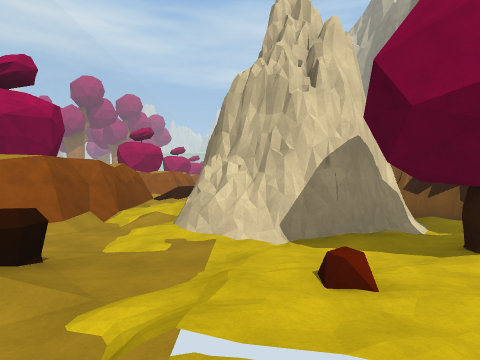
[1] (above)

24 first-person views from a walk through a 3-D level made in the Unity game engine. The camera is 1.2 m above the floor, looks level and sees 75° across. The floor is counted in squares, 2 m on a side. Each view is taken from the middle of a square. On the plan, view 1 faces up. The plan holds only what a view shows up to about 9 squares ahead; the rest is blank. The place goes on beyond the plan. The player character is not drawn. Some animated figures are left out. Surface patterns are stand-ins for the level's own textures.

[2]
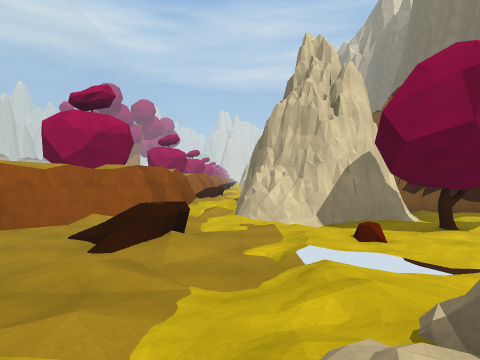

[3]
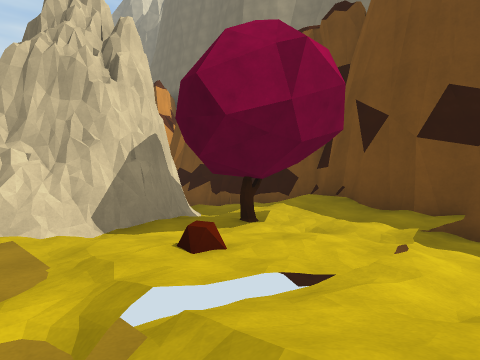

[4]
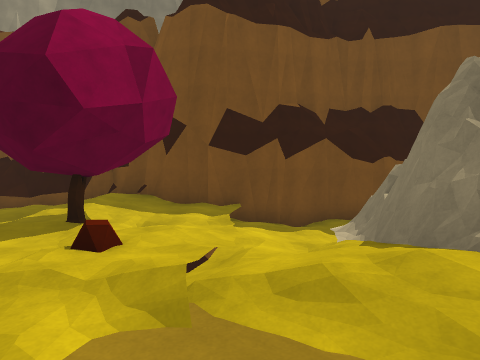

[5]
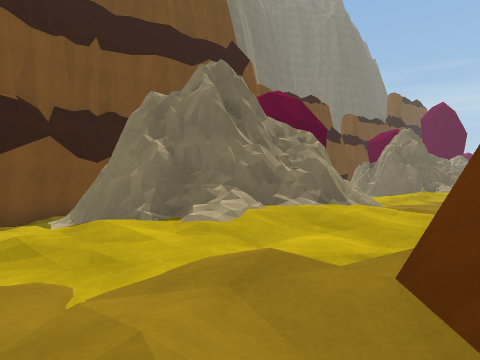

[6]
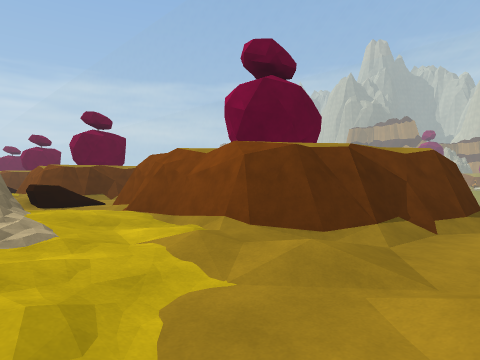

[7]
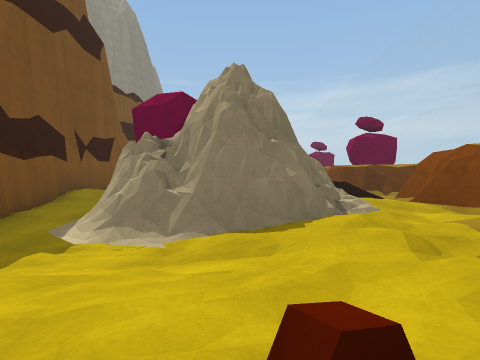

[8]
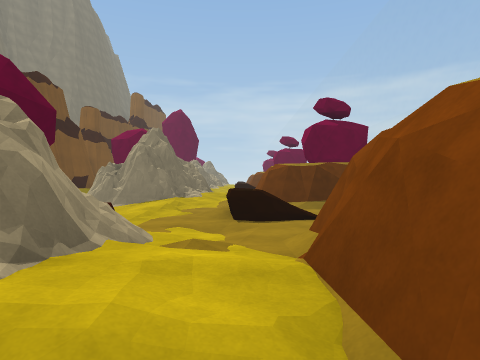

[9]
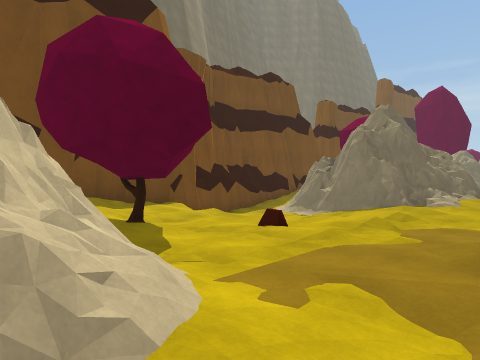

[10]
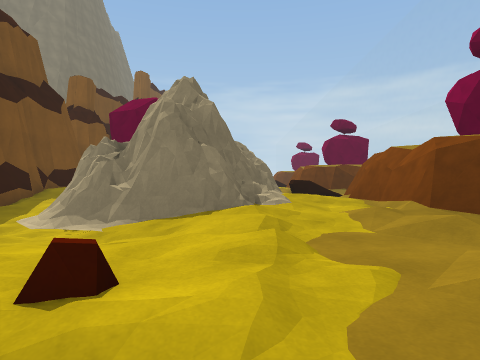

[11]
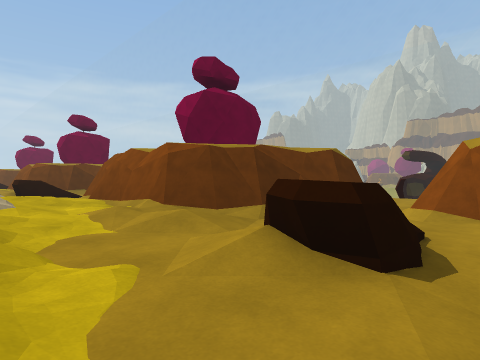

[12]
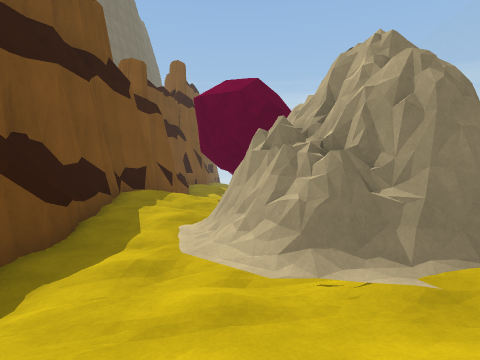

[13]
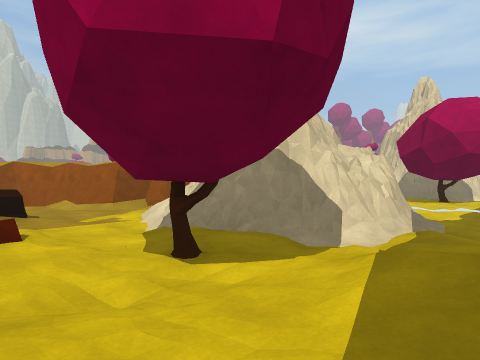

[14]
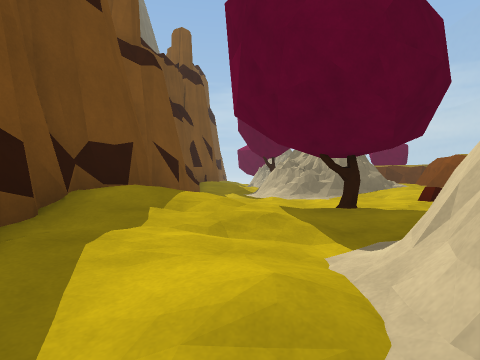

[15]
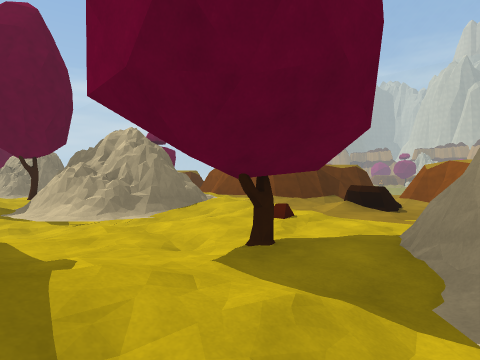

[16]
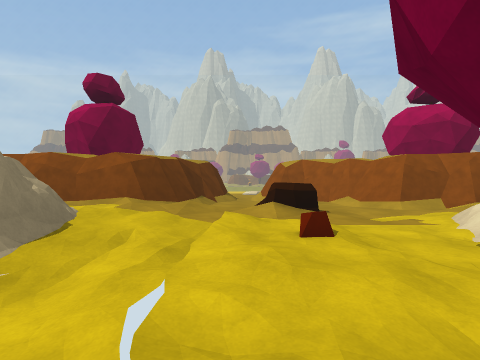

[17]
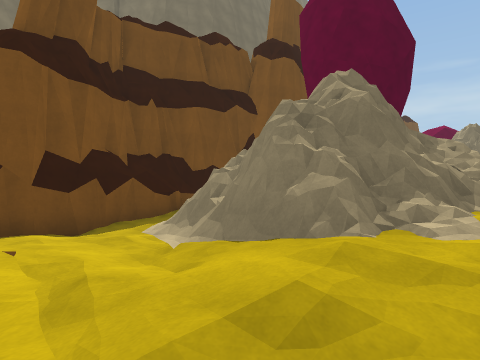

[18]
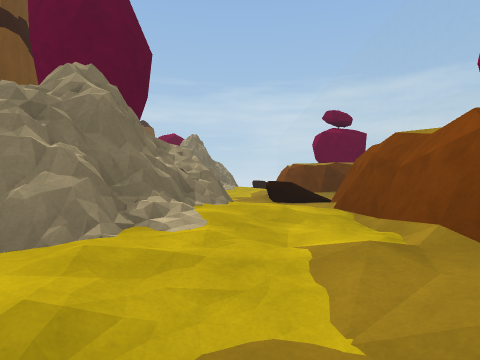

[19]
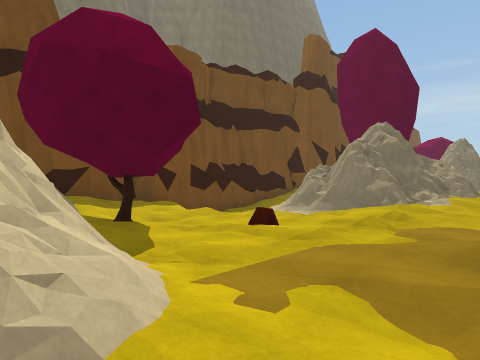

[20]
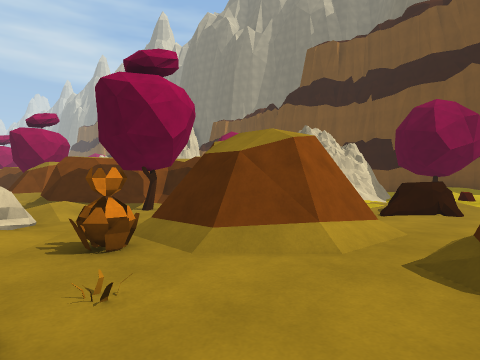

[21]
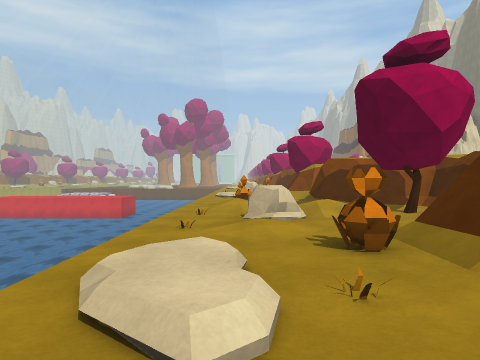

[22]
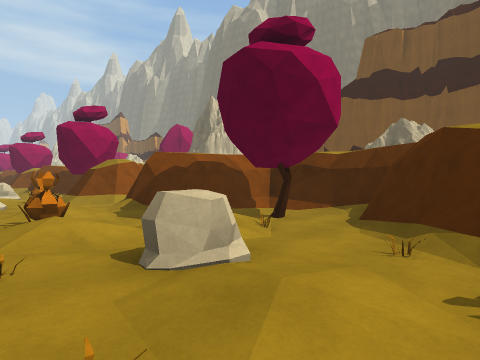

[23]
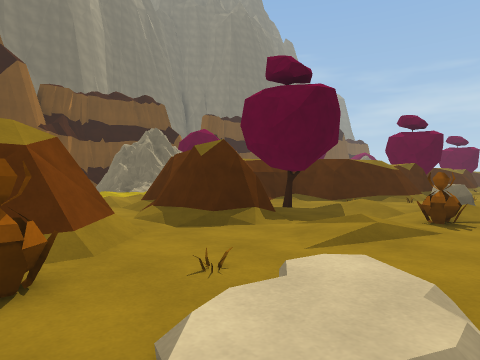

[24]
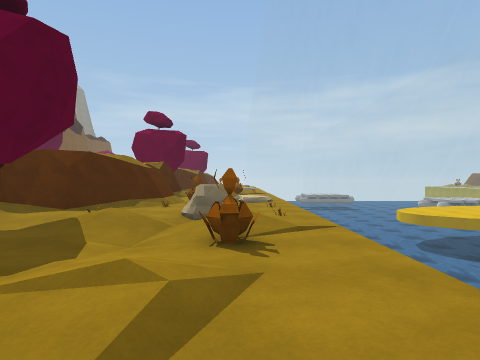

### Floor plan
Key: @ floor where view 1 was taken; # wall or solid block; . main floor; : floor 0.25 m higher than the main floor; - floor 0.25 m lower than the main floor; + floor 0.5 m higher than the main floor; _ floor 0.5 m lower than the main floor; * floor 0.75 m higher than the main floor; < floor 0.75 m lower than the main floor; / step, stairs or slope; = window, fence, low wall or low ledge; ≈ water the walk keeps out of; L log; R rock; P plant; O other object.
Columns run from 13 left of view 1 to 6 right of it. Each row starts with its distance up from view 1.
  9           #:       #
  8           #:       #
  7           #+#      #
  6           #:#  ##::#
  5          ##.####..:#
  4     ..####.....#.+*#
  3     .O###.LL...#O:/#
  2     : ./ ..L.:/:.:##
  1     . ###.././/.//#
  0    .::#####::@/--_##
 -1 ≈ =.P..####:/####-_#
 -2 ≈ =.+.:..##+*####//#
 -3 ≈ =.:.O.O##+#####..#
 -4   =ORR./###:#####.:#
 -5   =O::O####.//##.:+#
 -6   =..P###:.....#O:*#
 -7    ..O###.LL.::..:+#
 -8    ......../.:::.::#
 -9    .../##::/./..--_#
-10    .::/####+:///-_<#
-11   =.P../  #:/####-_#
-12   =:+.:.O #+*#  #/-#
-13   =O..O..##+##  #:.#
-14 ≈ =.RR.:###:=####.:#
-15 ≈ =O:.O###/.:///.:+#
-16   =..O###......O#:+#
-17       ###.LL.:::.::#
-18         ...:./::.::#
-19         ##:/.:..--##
-20          ##+:////_<#
-21           #:+####-_#
-22           #+*####--#
-23           #+=####: #

Positions as (right, up) in squares from view 1, and headings:
1: (0, 0), facing up
2: (-1, -2), facing up
3: (-1, 0), facing up-right
4: (-2, 1), facing right
5: (-3, 1), facing down-right
6: (0, 2), facing down-left
7: (1, 3), facing down
8: (-2, -1), facing down
9: (-2, -4), facing down-right
10: (0, -6), facing down
11: (0, -6), facing down-left
12: (3, -8), facing down
13: (5, -8), facing up-left
14: (4, -12), facing down
15: (5, -14), facing down-left
16: (4, -18), facing left
17: (-1, -18), facing down-right
18: (-1, -18), facing down
19: (-2, -14), facing down-right
20: (-9, -9), facing up-right
21: (-9, -9), facing up
22: (-10, -6), facing up-right
23: (-10, -6), facing down-right
24: (-9, -8), facing down
